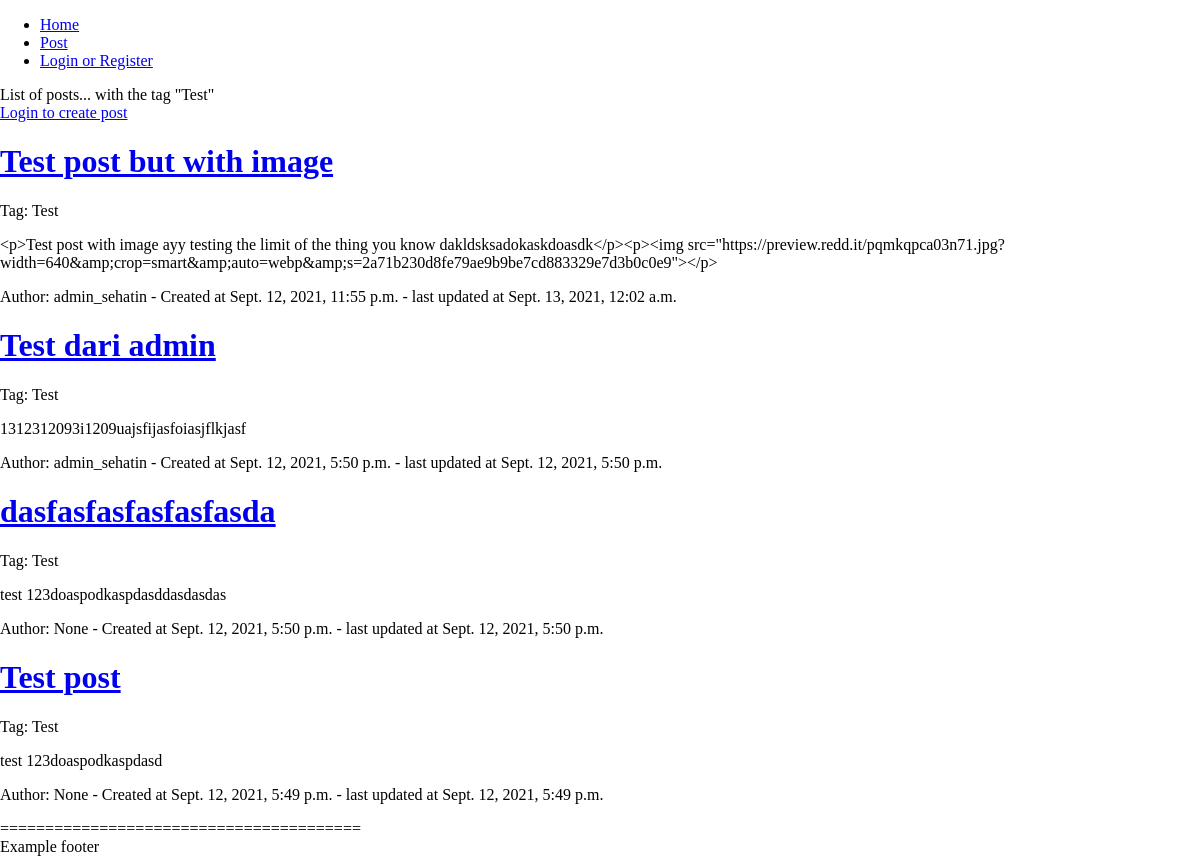
The page /post/tag/Test on the database its author committed.
### sehat_in_webproject/models.py (models this page shows)
class Tag(models.Model): # Tag of a post, will be generated by admin only
    name = models.CharField(max_length=50)

class Post(models.Model): # Post
    id = models.AutoField(primary_key=True)
    title = models.CharField(max_length=200)
    content = models.TextField()
    tag = models.ForeignKey(Tag, on_delete=models.CASCADE, null=True)
    created_at = models.DateTimeField(auto_now_add=True)
    updated_at = models.DateTimeField(auto_now=True)
    user = models.ForeignKey(User, on_delete=models.SET_NULL, null=True)

### sehat_in_webproject/views.py (the view)
# urls.py: path('post/tag/<str:tagName>', views.post_Tag, name='post/tag'),
def post_Tag(request, tagName):
    tag = Tag.objects.get(name=tagName)
    if tag is not None:
        posts = Post.objects.filter(tag=tag)
        return render(request, 'post/tag.html', {'posts': posts.order_by('-created_at'), 'tag': tag})
    else:
        raise Http404

### templates/post/tag.html (shortened to what this page needs)
<!DOCTYPE html>
<html lang="en">
{% load static %}
<head>
    <link rel="stylesheet" type="text/css" href="{% static 'css/style.css' %}">
</head>
<body>
    {% include 'templates/header.html' %}
    List of posts... with the tag "{{ tag.name }}"
    <br>
    {% if user.is_authenticated %}
        <a class="button" href="/post/create">Create Post</a>
    {% else %}
        <a class="button" href="/auth/login">Login to create post</a>
    {% endif %}
    {% for post in posts %}
    <div class="post-lists">
        <h1><a href="post/{{ post.id }}">{{ post.title }}</a></h1>
        <p>Tag: {{ post.tag.name }}</p>
        <p>{{ post.content }}</p>
        <p> Author: {{ post.user }} - Created at {{ post.created_at }} - last updated at {{ post.updated_at }}</p>
    </div>
    {% endfor %}
    {% include 'templates/footer.html' %}
</body>
</html>

### static/css/style.css (style rules this page uses)
html, body { width: 100%; height: 100%; background-attachment: fixed; background-repeat: no-repeat; background-size: cover; overflow-x: hidden; margin: 0px; scroll-behavior: smooth; }

### rows shown on the page
Tag: name "Test"
Post: title "Test post but with image", tag.name "Test", content "<p>Test post with image ayy testing the limit of the thing you know dakldsksadokaskdoasdk</p><p><img src=\"https://preview.redd.it/pqmkqpca03n71.jpg?width=640&amp;crop=smart&amp;auto=webp&amp;s=2a71b230d8fe79ae9b9be7cd883329e7d3b0c0e9\"></p>", user "admin_sehatin", created_at "Sept. 12, 2021, 11:55 p.m.", updated_at "Sept. 13, 2021, 12:02 a.m."
Post: title "Test dari admin", tag.name "Test", content "1312312093i1209uajsfijasfoiasjflkjasf", user "admin_sehatin", created_at "Sept. 12, 2021, 5:50 p.m.", updated_at "Sept. 12, 2021, 5:50 p.m."
Post: title "dasfasfasfasfasfasda", tag.name "Test", content "test 123doaspodkaspdasddasdasdas", user "None", created_at "Sept. 12, 2021, 5:50 p.m.", updated_at "Sept. 12, 2021, 5:50 p.m."
Post: title "Test post", tag.name "Test", content "test 123doaspodkaspdasd", user "None", created_at "Sept. 12, 2021, 5:49 p.m.", updated_at "Sept. 12, 2021, 5:49 p.m."
